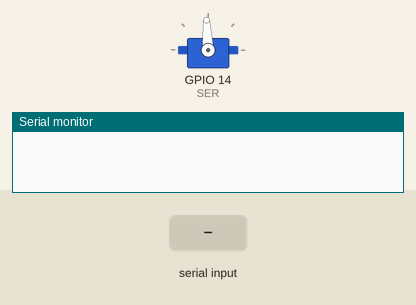
Recording of a sketch running on a simulated ESP32. On the bench: servo, the last lines printed to the serial monitor. The test bench sets the inputs (shaded band).

Above: at 4.2 s.
4.3 s: "1" received over the second serial link
At 6.4 s:
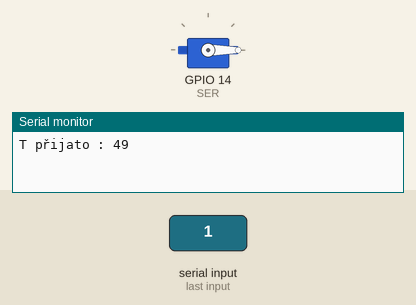
Timing chart, 0 to 7.9 s (numbered marks = the images above; inputs shaded):
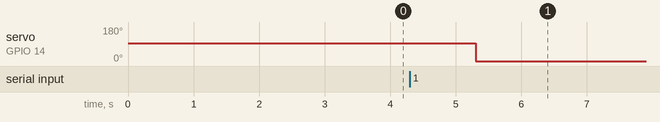

Measured:
- after the input at 4.3 s, servo on GPIO 14 (SER): 93° → 0° after 1.0 s

The sketch:

prijimac.ino
```cpp
#include <ESP32Servo.h>

#define SER 14

Servo servo1;

HardwareSerial HC12(2);

void setup() {
  Serial.begin(115200);

  servo1.attach(SER);

  HC12.begin(9600, SERIAL_8N1, 1,2);

  servo1.writeMicroseconds(1500);
  delay(3000);
}

void loop() {
  if(HC12.available()){
    uint16_t thrPMW;
    HC12.readBytes((uint8_t*)&thrPMW, sizeof(thrPMW));
    servo1.writeMicroseconds(thrPMW);
    Serial.print("T přijato : ");
    Serial.println(thrPMW);
    delay(20);
  }


}

// Motor se vskutku točí. Akorát sem špatně připájel kabely motoru na ESC takže se točí opačně....
```
